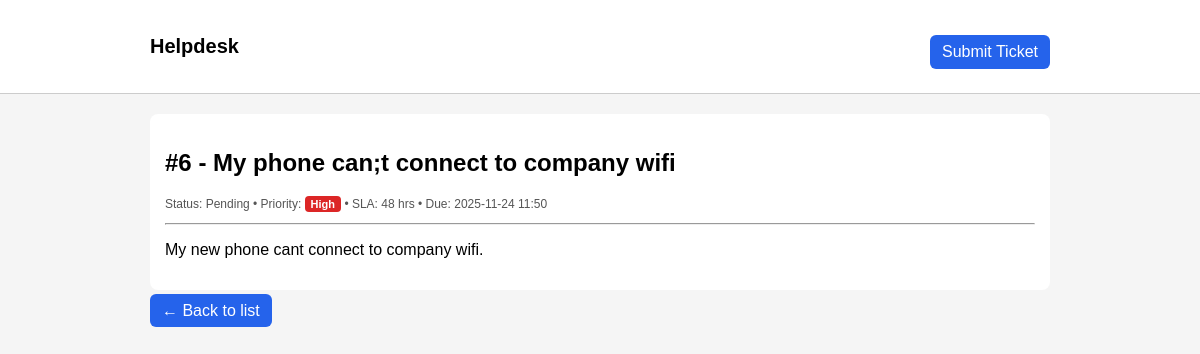
The app's page /ticket/6/ with its own data.
### helpdesk/models.py (models this page shows, shortened)
class Ticket(models.Model):
    STATUS_CHOICES = [('P','Pending'),('O','Open'),('R','Resolved'),('C','Closed')]
    PRIORITY_CHOICES = [('L','Low'),('M','Medium'),('H','High')]
    title = models.CharField(max_length=200)
    description = models.TextField()
    reporter_name = models.CharField(max_length=100)
    reporter_email = models.EmailField(blank=True)
    status = models.CharField(max_length=1, choices=STATUS_CHOICES, default='P')
    priority = models.CharField(max_length=1, choices=PRIORITY_CHOICES, default='M')  # if already added in 1.1
    sla_hours = models.PositiveIntegerField(default=48)   # NEW: SLA window in hours
    due_at = models.DateTimeField(null=True, blank=True)  # NEW: computed
    created_at = models.DateTimeField(auto_now_add=True)
    updated_at = models.DateTimeField(auto_now=True)
    def is_overdue(self):
        return self.due_at and timezone.now() > self.due_at and self.status not in ('R','C')

### helpdesk/views.py (the view)
# urls.py: path("ticket/<int:pk>/", views.TicketDetailView.as_view(), name="ticket_detail"),
class TicketDetailView(DetailView):
    model = Ticket
    template_name = 'helpdesk/ticket_detail.html'
    context_object_name = 'ticket'

### helpdesk/templates/helpdesk/ticket_detail.html (shortened to what this page needs)
{% extends "helpdesk/base.html" %}
{% block content %}
<div class="card">
  <h2>#{{ ticket.id }} - {{ ticket.title }}</h2>
  <p class="small">
    Status: {{ ticket.get_status_display }} •
    Priority: <span class="priority priority-{{ ticket.priority }}">{{ ticket.get_priority_display }}</span> •
    SLA: {{ ticket.sla_hours }} hrs •
    {% if ticket.due_at %}
      Due: {{ ticket.due_at|date:"Y-m-d H:i" }}
    {% else %}
      Due: —
    {% endif %}
  </p>
  <hr>
  <p>{{ ticket.description|linebreaks }}</p>
</div>
<p style="margin-top:12px">
  <a href="{% url 'helpdesk:ticket_list' %}" class="btn">← Back to list</a>
</p>
{% endblock %}

### helpdesk/templates/helpdesk/base.html (style rules this page uses)
body { font-family: Arial; background: #f5f5f5; margin: 0; padding: 0; }
a.btn { background: #2563eb; color: #fff; padding: 8px 12px; border-radius: 6px; text-decoration: none; }
.card { background: white; padding: 15px; border-radius: 8px; margin-bottom: 12px; }
.small { font-size: 12px; color: #555; }
.priority { padding: 2px 6px; border-radius: 4px; color: white; font-weight: bold; font-size: 11px; }
.priority-H { background: #dc2626; }

### records on screen
Ticket: id "6", title "My phone can;t connect to company wifi", status "Pending", priority "High", sla_hours "48", due_at "2025-11-24 11:50", description "My new phone cant connect to company wifi."
